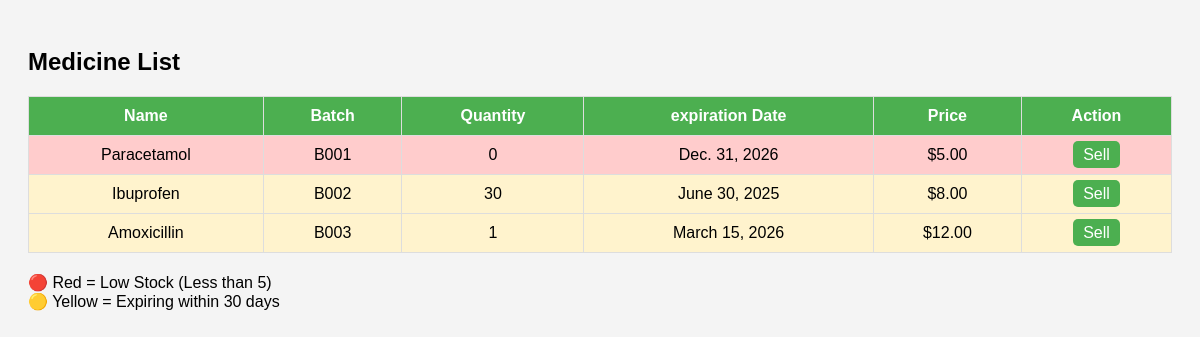
Screenshot of /medicines/ with the database file from the repository.
### pharmacy/models.py (models this page shows, shortened)
class Medicine(models.Model):
    name = models.CharField(max_length=100)
    batch_number = models.CharField(max_length=50)
    expiration_date = models.DateField()
    quantity = models.PositiveIntegerField()
    price = models.DecimalField(max_digits=10, decimal_places=2)
    prescription_required = models.BooleanField(default=False)
    def is_expiring_soon(self):
        return self.expiration_date <= timezone.now().date() + timedelta(days=EXPIRY_ALERT_DAYS)
    def is_low_stock(self):
        return self.quantity <= LOW_STOCK_THRESHOLD

### pharmacy/views.py (the view)
# urls.py: path('medicines/', views.medicine_list, name='medicine_list'),
def medicine_list(request):
    medicines = Medicine.objects.all()
    return render(request, 'pharmacy/medicine_list.html', {'medicines': medicines})

### templates/pharmacy/medicine_list.html (shortened to what this page needs)
<!DOCTYPE html>
<html>
<head>
</head>
<body>
<h2>Medicine List</h2>
<table>
    <tr>
        <th>Name</th>
        <th>Batch</th>
        <th>Quantity</th>
        <th>expiration Date</th>
        <th>Price</th>
        <th>Action</th>
    </tr>
    {% for medicine in medicines %}
    <tr class="
        {% if medicine.is_low_stock %}low-stock{% endif %}
        {% if medicine.is_expiring_soon %}expiring{% endif %}
    ">
        <td>{{ medicine.name }}</td>
        <td>{{ medicine.batch_number }}</td>
        <td>{{ medicine.quantity }}</td>
        <td>{{ medicine.expiration_date }}</td>
        <td>${{ medicine.price }}</td>
        <td>
            <a class="btn" href="{% url 'sell_medicine' medicine.id %}">Sell</a>
        </td>
    </tr>
    {% endfor %}
</table>
<p style="margin-top:20px;">
🔴 Red = Low Stock (Less than 5)<br>
🟡 Yellow = Expiring within 30 days
</p>
</body>
</html>

### templates/pharmacy/medicine_list.html (style rules this page uses)
body { font-family: Arial; padding: 20px; background: #f4f4f4; }
table { width: 100%; border-collapse: collapse; background: white; }
th, td { padding: 10px; border: 1px solid #ddd; text-align: center; }
th { background: #4CAF50; color: white; }
.low-stock { background-color: #ffcccc; }
.expiring { background-color: #fff3cd; }
.btn { padding: 5px 10px; background: #4CAF50; color: white; text-decoration: none; border-radius: 5px; }

### rows the page displays
Medicine: name "Paracetamol", batch_number "B001", quantity "0", expiration_date "Dec. 31, 2026", price "5.00"
Medicine: name "Ibuprofen", batch_number "B002", quantity "30", expiration_date "June 30, 2025", price "8.00"
Medicine: name "Amoxicillin", batch_number "B003", quantity "1", expiration_date "March 15, 2026", price "12.00"
